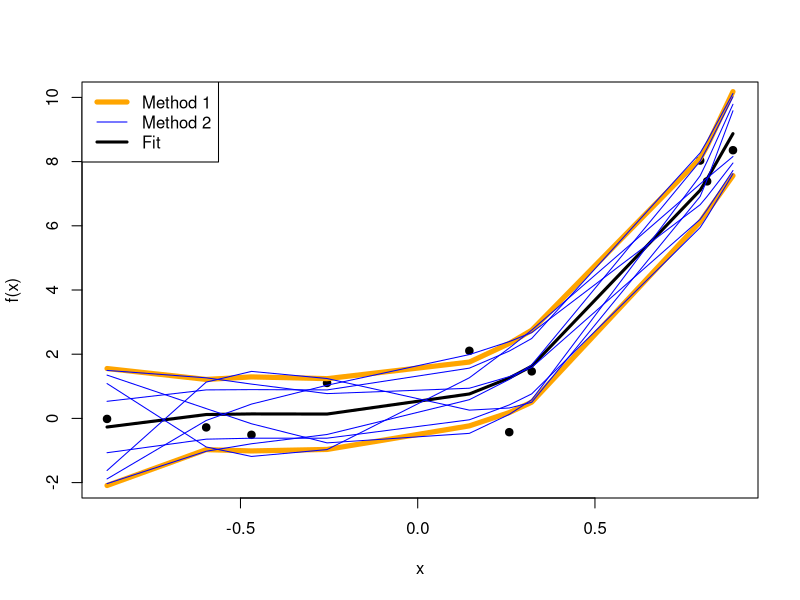

This chart was generated by the following R code:
## ---- chunk 1
knitr::opts_chunk$set(echo = TRUE)
## ---- chunk 2
set.seed(1)
N <- 10
X <- runif(N,-1,1)
Y <- 1+(2*X)+(3*X^2)+(4*X^3) +rnorm(N)
fit <- lm(Y ~ X + I(X^2) + I(X^3))
yhat <- fit$fitted.values
sigma_square <- sum(fit$residuals^2) / (N - 2)

X_combined <- cbind(1, X, X^2, X^3)

# Point wise (local) confidence intervals
Xt_X <- t(X_combined) %*% X_combined
invXX <- solve(Xt_X)
vj_sigmasquare <- apply(X_combined, 1, function(x) t(x) %*% invXX %*% x) * sigma_square

idx <- order(X)

## ---- chunk 3
s <- svd(X_combined) # we get U D and V'

# essentially the variance of this confidence band
var_Cb<-sqrt(sigma_square * qchisq(.95, 4)) 
Var_over_diagonalofX<-var_Cb/s$d
# put back into matrix form since D needs to be pxp
diagonal_entriesofvar<-diag(Var_over_diagonalofX)

# we need to solve this problem : 
#  Ax=B, where x is (betahat-beta), A is V' and B is the diagonal entries in pxp dimensions
betachange<-solve(t(s$v),diagonal_entriesofvar) 

store_upper <- list()
store_lower <- list()
for( i in 1:ncol(betachange)){
  store_upper <- append(store_upper, X_combined[idx,] %*% (fit$coefficients + betachange[,i]))
  store_lower <- append(store_lower, X_combined[idx,] %*% (fit$coefficients - betachange[,i]))
}

plot(X, Y, xlab = "x", ylab = "f(x)",ylim = c(-2,10),pch=19)
lines(X[idx],yhat[idx],lwd=3) # the fit line

lines(X[idx], yhat[idx] + qnorm(.975) * sqrt(vj_sigmasquare[idx]), col = "orange",lwd =5) # upper bound of point wise
lines(X[idx], yhat[idx] - qnorm(.975) * sqrt(vj_sigmasquare[idx]), col = "orange",lwd=5) # lower bound of point wise

lines(X[idx],  (unlist(store_upper[1:10])), col = "blue") # upper bound b0
lines(X[idx],  (unlist(store_upper[11:20])), col = "blue") # upper bound b1
lines(X[idx],  (unlist(store_upper[21:30])), col = "blue") #upper bound b2
lines(X[idx],  (unlist(store_upper[31:40])), col = "blue") #upper bound b3
lines(X[idx],  (unlist(store_lower[1:10])), col = "blue") # lower bound b0
lines(X[idx],  (unlist(store_lower[11:20])), col = "blue") #lower bound b1
lines(X[idx],  (unlist(store_lower[21:30])), col = "blue") #lower bound b2
lines(X[idx],  (unlist(store_lower[31:40])), col = "blue") #lower bound b3


legend("topleft", c("Method 1", "Method 2", "Fit"), col= c("orange", "blue", "black"), lwd = c(5, 1, 3))
